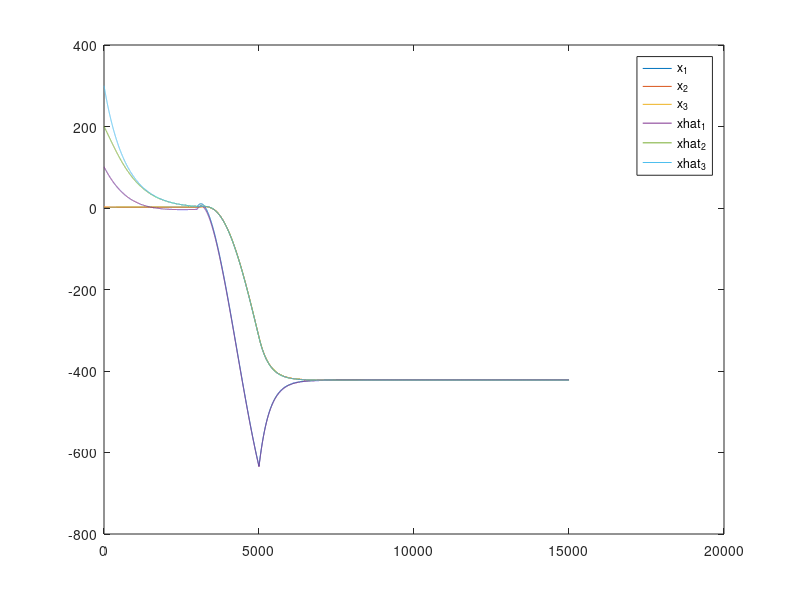
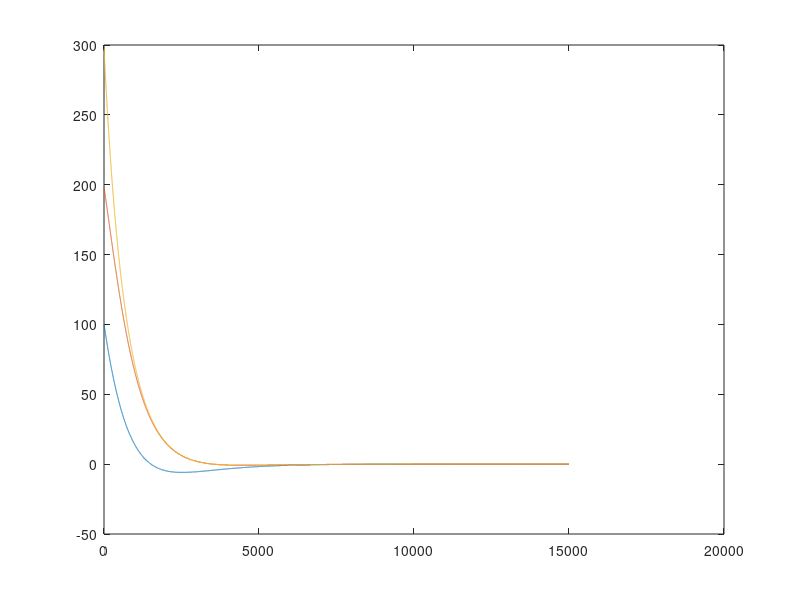

Recreate these plots in MATLAB, in order.
clear,clc,close all
N=15000;
dt=0.001;
L=[2 -1 -1;-1 2 -1;-1 -1 2];
A=-L;
C=[1 0 0;0 1 0];
%C=eye(3);
E=[1;0;0];
H=E*pinv(C*E);
T=eye(3)-H*C;
K1=place(A',C',[-3 -1 -3])';
F=A-H*C*A-K1*C;
K2=F*H;
K=K1+K2;
x(:,1)=[1;2;3];
x_act=0;

z(:,1)=[100;200;300];


for i=1:N
    
    if i>3000 && i<5000
        x_act=1000*sin(i*dt);
    else
        x_act=0;
    end
    

%     if i>5000 
%         x_act=1000*sin(i*dt);
%     else
%         x_act=0;
%     end
 

    x(:,i+1)=x(:,i)+dt*(A*x(:,i)+E*x_act);
    y(:,i)=C*x(:,i);
    
    
    z(:,i+1)=z(:,i)+dt*(F*z(:,i)+K*y(:,i));
    x_hat(:,i)=z(:,i)+H*y(:,i);
    
    e(:,i)=x_hat(:,i)-x(:,i);
end

figure(1)
plot(x(1,:)),hold on,plot(x(2,:)),plot(x(3,:)),plot(x_hat(1,:)),plot(x_hat(2,:)),plot(x_hat(3,:))
legend('x_1','x_2','x_3','xhat_1','xhat_2','xhat_3')

figure(2)
plot(e(1,:)),hold on,plot(e(2,:)),plot(e(3,:))


e(1,end),e(2,end),e(1,end)
